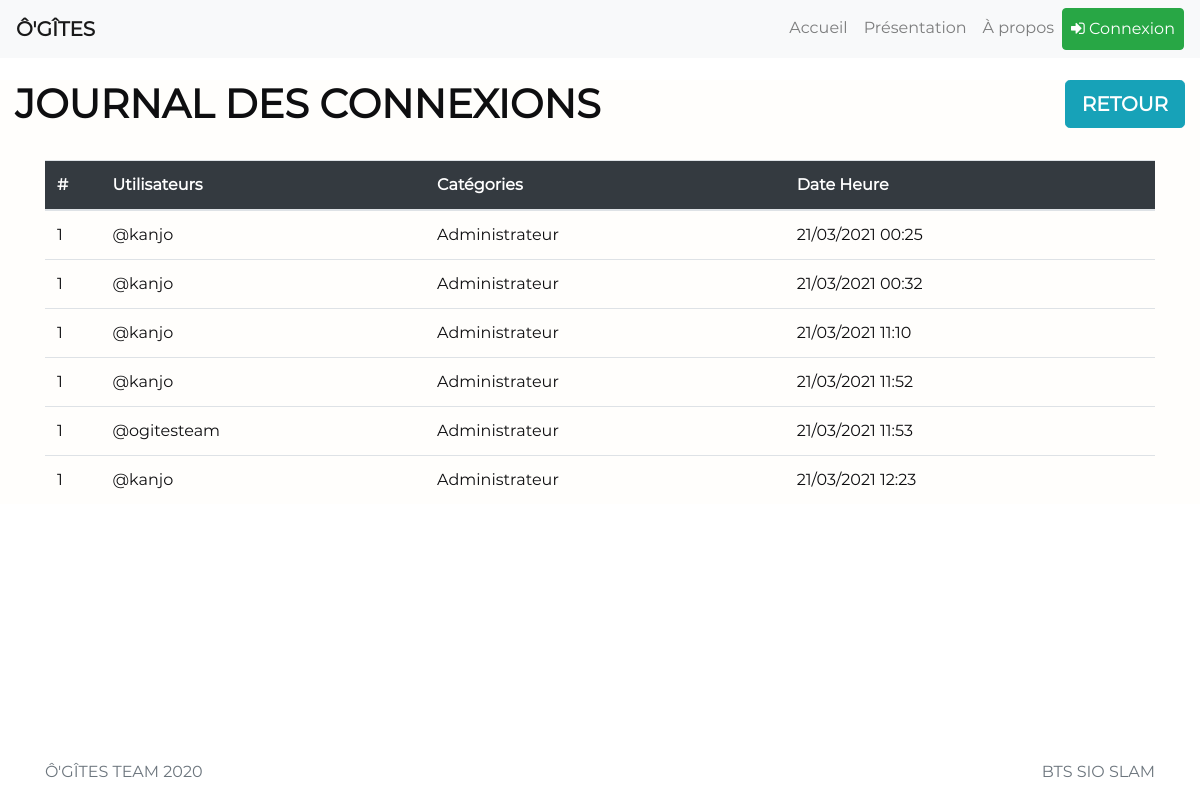
Before: /admin/journal_connexion.php with the older database file.
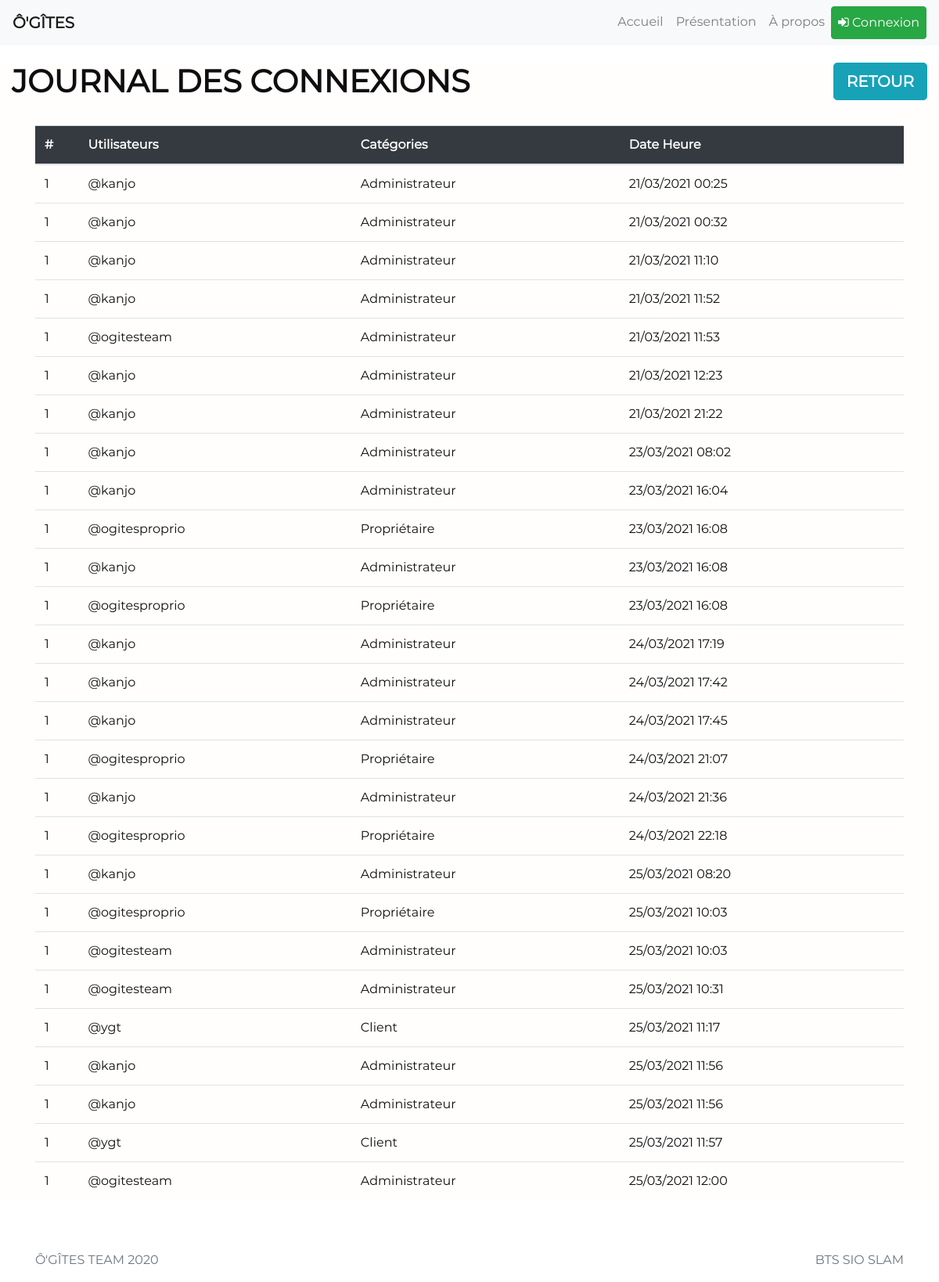
After: the same page with the newer database file.
### tables this page shows
CREATE TABLE `connexion_log` (
  `id_connexion` int(11) NOT NULL,
  `id_users` int(11) NOT NULL,
  `date_connexion` datetime NOT NULL DEFAULT current_timestamp()
);

CREATE TABLE `users` (
  `id_users` int(11) NOT NULL,
  `pseudo` text NOT NULL,
  `nom` text NOT NULL,
  `prenom` text NOT NULL,
  `email` text NOT NULL,
  `tel` int(11) NOT NULL,
  `mdp` text NOT NULL,
  `date_inscription` date NOT NULL,
  `id_categorie` int(11) NOT NULL
);

CREATE TABLE `categorie` (
  `id_categorie` int(11) NOT NULL,
  `libelle` text NOT NULL
);

### login-system/config.php (called while the page is built, shortened)
<?php
    function bd_connect() {
            try
        {
            $bdd = new PDO('mysql:host=localhost;dbname=ogites2;charset=utf8', 'root', '', array(PDO::ATTR_ERRMODE => PDO::ERRMODE_EXCEPTION));
            return $bdd;
        }
        catch(Exeption $e)
        {
            die('Erreur : ' . $e->getMessage());
        }
    }
    $pdo = bd_connect();
    ?>
    <?php
    function dateFR($date)
    {
      $date = explode('-', $date);
      $date = array_reverse($date);
      $date = implode('/', $date);
      return $date;
    }
    function requete($requete)
    {
        global $pdo;
        $def_type = explode(" ", $requete);
        $type_req = $def_type[0];
        if ($type_req == "SELECT")
        {
            $Myresult = $pdo->query($requete);
            $Myresult->setFetchMode(PDO::FETCH_ASSOC);
            $response = $Myresult->fetch();
            return $response;
        }
        else {
            $response = $pdo->exec($requete);
        }
    }
    function toFetch($requete)
    {
        global $pdo;
        $Myresult = $pdo->query($requete);
        $Myresult->setFetchMode(PDO::FETCH_ASSOC);
        return $Myresult;
    }
    function toCount($requete)
    {
        $Myresult = toFetch($requete);
        $nb_result = $Myresult->rowCount();
        return $nb_result;
    }
?>

### admin/journal_connexion.php (the view, shortened to what this page needs)
<?php
    require_once 'head.php';
    require_once 'config_admin.php';
    header_admin(0);
?>
<main role="main" class="flex-shrink-0">
    <div class="container-fluid" id="index">
        <h1 style="float: left;"><strong>JOURNAL DES CONNEXIONS</strong></h1>
        <a href="index.php" class="btn btn-info btn-lg" style="float: right;"><strong class="white">RETOUR</strong></a>
        <div class="container">
            <?php
                $SQLParam = "SELECT * FROM connexion_log";
                $response = toFetch($SQLParam);
                $nb_connexion = toCount($SQLParam);
                if ($nb_connexion > 0)
                {
            ?>
            <br>
            <table class="table table-hover" style="width: 100%;">
                <thead>
                    <tr class="bg-dark">
                        <th class="white" style="width: 5%;">#</th>
                        <th class="white">Utilisateurs</th>
                        <th class="white">Catégories</th>
                        <th class="white">Date Heure</th>
                    </tr>
                </thead>
                <tbody>
                    <?php
                    $xc = 1;
                    while ($info_connexion = $response->fetch())
                    {
                    ?>
                    <tr>
                        <td><?php echo $xc ?></td>
                        <?php
                        $id_users = $info_connexion["id_users"];
                        $info_users = requete("SELECT * FROM users WHERE id_users = $id_users");
                        ?>
                        <td><?php echo "@" . $info_users["pseudo"];  ?></td>
                        <?php
                        $SQLParam2 = "SELECT libelle FROM categorie AS P1 "
                        . "LEFT JOIN users as P2 ON P1.id_categorie = P2.id_categorie "
                        . "WHERE P2.id_users = $id_users";
                        $categorie = requete($SQLParam2);
                        ?>
                        <td><?php echo $categorie["libelle"]  ?></td>
                        <?php
                        $date_heure = explode(" ", $info_connexion["date_connexion"]);
                        $date = datefr($date_heure[0]);
                        $heure = substr($date_heure[1], 0, -3);
                        ?>
                        <td><?php echo $date . " " . $heure  ?></td>
                    </tr>
                    <?php
                    }
                    ?>
                </tbody>
            </table>
            <?php
            }
            else
            {
            ?>
            <h3 align="center">Aucune connexion.</h3>
            <?php
            }
            ?>
        </div>
    </div>
</main>
<?php
	require_once '../javascripts.php';
	require_once '../footer.php';
?>

### admin/head.php (shortened to what this page needs)
<!doctype html>
<html lang="fr" class="h-100">
<head>
    <link rel="stylesheet" href="admin_style.css">
    <link href="https://cdnjs.cloudflare.com/ajax/libs/bootstrap-datepicker/1.7.1/css/bootstrap-datepicker3.css" rel="stylesheet" id="bootstrap-css">
    <link href="../assets/bootstrap-4.2.1-dist/css/bootstrap.min.css" rel="stylesheet">
    <?php
    require_once '../login-system/config.php';
    ?>
    <link href="../css/custom.css" rel="stylesheet">
    <link href="../css/main.css" rel="stylesheet">
    <link href="../font-awesome-4.7.0/css/font-awesome.min.css" rel="stylesheet">
    <link rel="stylesheet" href="../scss/slideshow.scss" />
    <link rel="stylesheet" type="text/css" href="../assets/DataTables/datatables.min.css"/>
</head>
<body class="d-flex flex-column h-100">

### admin/config_admin.php (shortened to what this page needs)
<?php
function header_admin($onglet)
{
?>
    <header>
          <nav class="navbar navbar-expand-md navbar-light bg-light fixed-top">
            <strong><a class="navbar-brand" href="/ogites2/index.php">Ô'GÎTES</a></strong>
            <div class="collapse navbar-collapse" id="navbarsExampleDefault">
                  <ul class="navbar-nav ml-auto">
                    <?php
                    switch ($onglet)
                    {
                        case 0:
                            ?>
                            <li class="nav-item">
                                  <a class="nav-link" href="index.php">Accueil <span class="sr-only">(current)</span></a>
                            </li>
                            <?php
                            if (!isset($_SESSION['id_users']))
                            {
                            ?>
                            <li class="nav-item">
                                  <a class="nav-link" href="/ogites2/presentation.php">Présentation</a>
                            </li>
                            <li class="nav-item">
                                  <a class="nav-link" href="/ogites2/about.php">À propos</a>
                            </li>
                            <?php
                            }
                        break;
                            ?>
                            <?php
                    }
                    if (isset($_SESSION['id_users']) AND isset($_SESSION['pseudo']))
                    {
                    ?>
                    <?php
                    switch ($_SESSION['id_categorie'])
                    {
                        case 1:
                    ?>
                        <li class="nav-item" >
                            <a class="nav-link" href="/ogites2/admin/index.php">Espace Admin</a>
                        </li>
                    <?php
                        break;
                        case 3:
                    ?>
                        <li class="nav-item" >
                            <a class="nav-link" href="/ogites2/proprio/index.php">Espace Proprio</a>
                        </li>
                    <?php
                        break;
                    }
                    ?>
                    <li class="nav-item">
                        <a href="/ogites2/all_reservation.php" class="nav-link">Mes réservations</a>
                    </li>
                    <li class="nav-item">
                        <a class="nav-link" href="/ogites2/login-system/param.php">Mon compte</a>
                    </li>
                    <?php
                        require_once '../login-system/config.php';
                        $SQLParam = "SELECT * FROM reservation as R INNER JOIN gites as G ON R.id_gites = G.id_gites "
                        . "WHERE DATE(date_reserv) = DATE(NOW()) AND G.createur = 0";
                        $nbReserv = toCount($SQLParam);
                        if ($nbReserv > 0)
                        {
                    ?>
                        <li class="nav-item">
                            <a href="#" class="nav-link" id="notifier-btn"><i class="bi bi-bell-fill"></i></a>
                        </li>
                        <span class='badge' style='width: 20px;height: 20px;border-radius: 10px;background:#F02F0C;color:#fff;' id='notifier-btn'>
                            <?php echo $nbReserv  ?>
                        </span>
                        <script>
                            document.getElementById("notifier-btn").onclick = notifier;
                            /* Quand le document sera chargé */
                            document.addEventListener('DOMContentLoaded', function () {
                                /* Vérifie si le navigateur est compatible avec les notifications */
                                if (!Notification) {
                                    alert('Le navigateur ne supporte pas les notifications.');
                                }
                                /* Si le navigateur prend en charge les notifications,
                                on demande la permission si les notifications ne sont pas permises */
                                    else if (Notification.permission !== 'granted')
                                        Notification.requestPermission();
                            });
                            function notifier() {
                                /* On demande la permission si les notifications ne sont pas permises */
                                if (Notification.permission !== 'granted')
                                    Notification.requestPermission();
                                else {
                                    // Affichage du message avec le logo de l'application
                                    var notification = new Notification('OGÎTES TEAM', {
                                        icon: '/ogites2/images/new-logo.png',
                                        body: 'Il y a de nouvelle(s) réservation(s)',
                                        //image: "",
                                    });
                                    // Redirection vers la page de gestion des réservations
                                    notification.onclick = function () {
                                        window.open("gerer_reserv.php");
                                    };
                                    // Disparition de la notification au bout de 5 sec
                                    notification.onshow = function () {
                                        setTimeout(notification.close.bind(notification), 5000);
                                    }
                                }
                            }
                        </script>
                    <?php
                    } else {
                    ?>
                    <li class="nav-item">
                            <a href="#" class="nav-link"><i class="bi bi-bell"></i></a>
                    </li>
                    <?php
                    }
                    ?>
                    <li class="nav-item">
                        <a class="nav-link" href="/ogites2/login-system/deconnexion.php"><i class="fa fa-sign-out"></i></a>
                    </li>
                    <?php
                    }
                    else
                    {
                    ?>
                    <li class="nav-item">
                          <a class="nav-link btn btn-success" href="/ogites2/login-system/connexion.php"><i class="fa fa-sign-in" style="color:white;"></i> <span style="color:white;">Connexion</span></a>
                    </li>
                    <?php
                    }
                    ?>
                  </ul>
            </div>
          </nav>
</header>
<?php
}
?>

### javascripts.php (shortened to what this page needs)
<link rel="stylesheet" href="https://cdn.jsdelivr.net/npm/bootstrap-icons@1.4.0/font/bootstrap-icons.css">

### footer.php (shortened to what this page needs)
<footer class="footer mt-auto py-3">
    <div class="container">
        <span class="text-muted" style="float: left;">Ô'GÎTES TEAM 2020</span>
        <span class="text-muted" style="float: right;">BTS SIO SLAM</span>
    </div>
</footer>
</body>
</html>

### admin/admin_style.css (style rules this page uses)
.white { color:#fff; }

### css/custom.css (style rules this page uses)
body { padding-top: 5rem; }
.footer > .container { padding-right: 15px; padding-left: 15px; }

### css/main.css (style rules this page uses)
* { font-family: 'Montserrat'; color: #0E0E10; }
#index { background-color: #FFFEFC; }

Changed rows visible on the page:
added connexion_log: id_users.pseudo "kanjo", categorie.libelle "Administrateur", date_connexion "21/03/2021", date_connexion "21:22"
added connexion_log: id_users.pseudo "kanjo", categorie.libelle "Administrateur", date_connexion "23/03/2021", date_connexion "08:02"
added connexion_log: id_users.pseudo "kanjo", categorie.libelle "Administrateur", date_connexion "23/03/2021", date_connexion "16:04"
added connexion_log: id_users.pseudo "ogitesproprio", categorie.libelle "Propriétaire", date_connexion "23/03/2021", date_connexion "16:08"
added connexion_log: id_users.pseudo "kanjo", categorie.libelle "Administrateur", date_connexion "23/03/2021", date_connexion "16:08"
added connexion_log: id_users.pseudo "ogitesproprio", categorie.libelle "Propriétaire", date_connexion "23/03/2021", date_connexion "16:08"
added connexion_log: id_users.pseudo "kanjo", categorie.libelle "Administrateur", date_connexion "24/03/2021", date_connexion "17:19"
added connexion_log: id_users.pseudo "kanjo", categorie.libelle "Administrateur", date_connexion "24/03/2021", date_connexion "17:42"
added connexion_log: id_users.pseudo "kanjo", categorie.libelle "Administrateur", date_connexion "24/03/2021", date_connexion "17:45"
added connexion_log: id_users.pseudo "ogitesproprio", categorie.libelle "Propriétaire", date_connexion "24/03/2021", date_connexion "21:07"
added connexion_log: id_users.pseudo "kanjo", categorie.libelle "Administrateur", date_connexion "24/03/2021", date_connexion "21:36"
added connexion_log: id_users.pseudo "ogitesproprio", categorie.libelle "Propriétaire", date_connexion "24/03/2021", date_connexion "22:18"
added connexion_log: id_users.pseudo "kanjo", categorie.libelle "Administrateur", date_connexion "25/03/2021", date_connexion "08:20"
added connexion_log: id_users.pseudo "ogitesproprio", categorie.libelle "Propriétaire", date_connexion "25/03/2021", date_connexion "10:03"
added connexion_log: id_users.pseudo "ogitesteam", categorie.libelle "Administrateur", date_connexion "25/03/2021", date_connexion "10:03"
added connexion_log: id_users.pseudo "ogitesteam", categorie.libelle "Administrateur", date_connexion "25/03/2021", date_connexion "10:31"
added connexion_log: id_users.pseudo "ygt", categorie.libelle "Client", date_connexion "25/03/2021", date_connexion "11:17"
added connexion_log: id_users.pseudo "kanjo", categorie.libelle "Administrateur", date_connexion "25/03/2021", date_connexion "11:56"
added connexion_log: id_users.pseudo "kanjo", categorie.libelle "Administrateur", date_connexion "25/03/2021", date_connexion "11:56"
added connexion_log: id_users.pseudo "ygt", categorie.libelle "Client", date_connexion "25/03/2021", date_connexion "11:57"
added connexion_log: id_users.pseudo "ogitesteam", categorie.libelle "Administrateur", date_connexion "25/03/2021", date_connexion "12:00"
